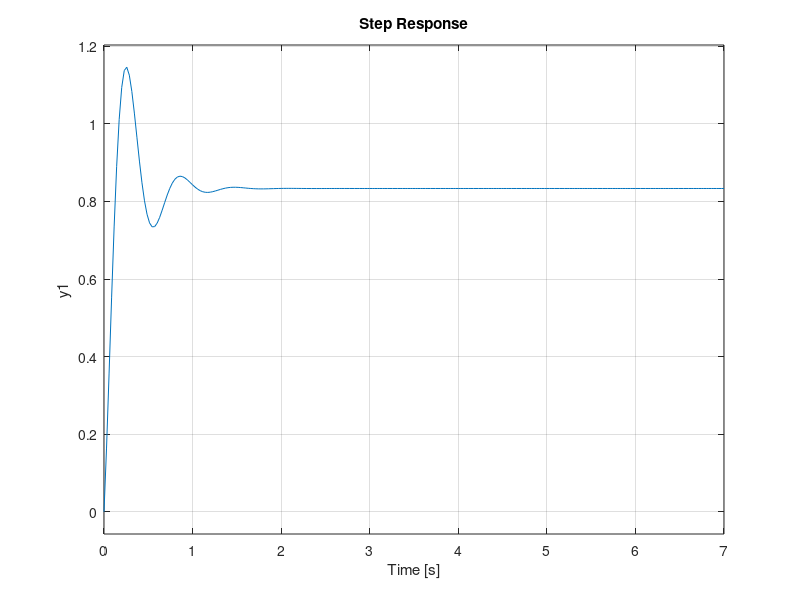

Here is the MATLAB script that generated this plot: (Note: this script raises an error after producing the figure.)
my_tf=tf([0 0 1],[1 2.5 20])
pid_sys= pid (100, 0, 5)
pid_contrlr=tf(pid_sys)			% to get PID controller
my_tf_with_pid=feedback ((pid_contrlr*my_tf), 1)	% for feedback
step (my_tf_with_pid, 7)			% for step response
grid on
hold on;
stepinfo(my_tf_with_pid) 
pid_sys= pid (100, 0, 10)
pid_contrlr=tf(pid_sys)			% to get PID controller
my_tf_with_pid=feedback ((pid_contrlr*my_tf), 1)	% for feedback
step (my_tf_with_pid, 7)			% for step response
grid on
stepinfo(my_tf_with_pid) 
